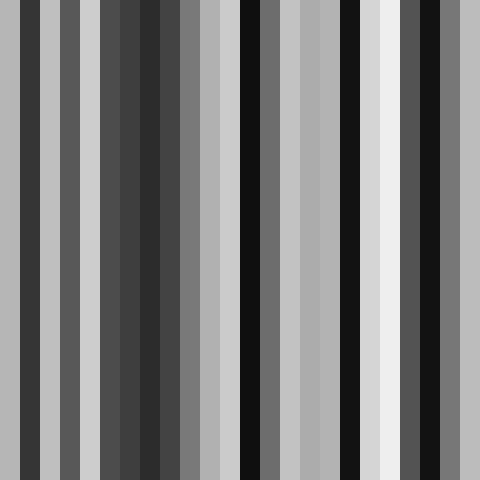
Frame 1 (no input)
Frame 60 (no input): identical to frame 1, image omitted
Frame 120 (the mouse pressed at the canvas centre since frame 60): identical to frame 1, image omitted

The p5.js sketch that drew this single still picture (run headless with seeded random() and noise() and a simulated clock; from frame 60 on, the mouse is pressed at the canvas centre):

// p5.js sketch
// ── sketch.js
let c = []; 
function setup() { 
	createCanvas(480, 480);
	noStroke();
	for(let i=0; i<24; i++){  //设置了每一个矩形的颜色
		c[i] = random(255);
	}
} 
function draw() {  
	background(120);
	for(let i=0; i<c.length;i++){ //读取数组里所有的颜色并填充给矩形
		fill(c[i]);
		rect(i*20,0,20,height);
	}
}
